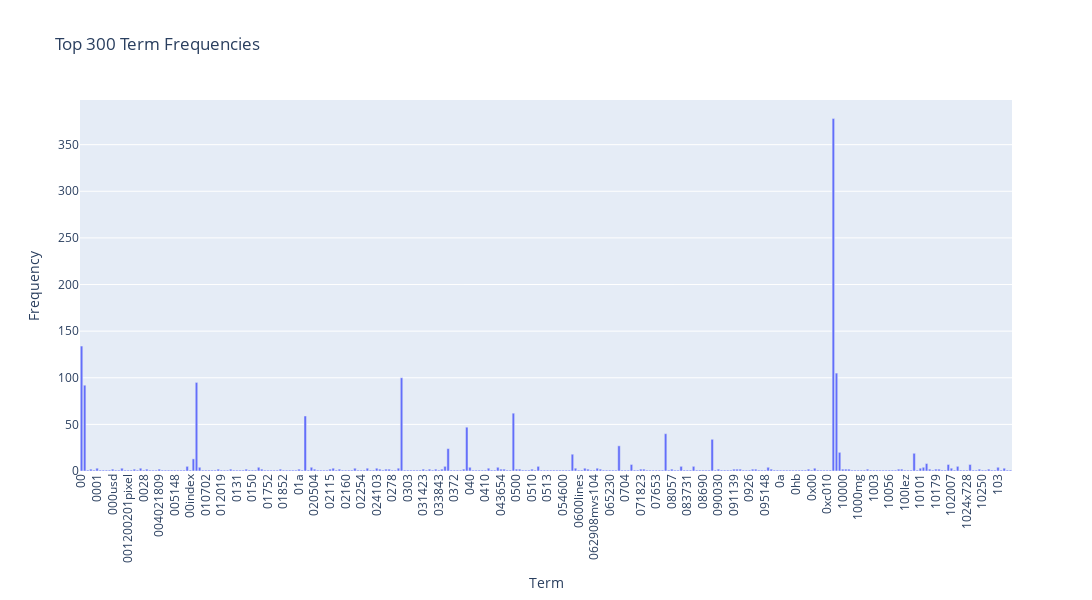

Source (notebook cell):
### Markdown cell above
# Exercise 12

### Code cell
import plotly.express as px

# instead of seaborn barplot
fig = px.bar(x=count_vect.get_feature_names_out()[:300],
             y=term_frequencies[:300],
             labels={"x": "Term", "y": "Frequency"},
             title="Top 300 Term Frequencies")

# rotate labels for readability
fig.update_layout(xaxis_tickangle=-90, height=600, width=1200)

fig.show()

### Figure 1 — Plotly figure (JSON) as saved in the notebook; plotly's stock layout.template omitted (floating-point values rounded to 4 significant figures; data arrays with more than 128 entries replaced by an {"elided": "..."} marker saying what was removed)
{"data": [{"hovertemplate": "Term=%{x}<br>Frequency=%{y}<extra></extra>", "legendgroup": "", "marker": {"color": "#636efa", "pattern": {"shape": ""}}, "name": "", "orientation": "v", "showlegend": false, "textposition": "auto", "type": "bar", "x": {"elided": "300 str values"}, "xaxis": "x", "y": {"elided": "300 int values"}, "yaxis": "y"}], "layout": {"barmode": "relative", "height": 600, "legend": {"tracegroupgap": 0}, "title": {"text": "Top 300 Term Frequencies"}, "width": 1200, "xaxis": {"anchor": "y", "domain": [0, 1], "tickangle": -90, "title": {"text": "Term"}}, "yaxis": {"anchor": "x", "domain": [0, 1], "title": {"text": "Frequency"}}}}
